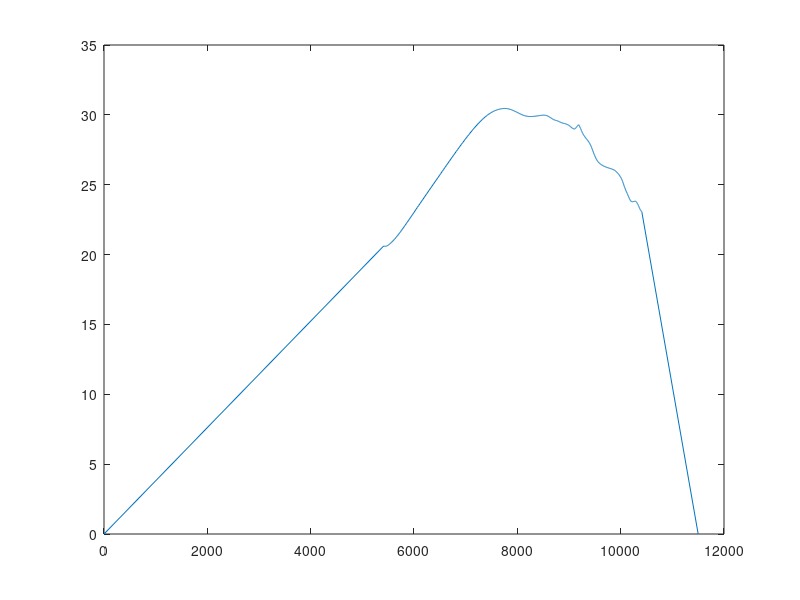

Here is the MATLAB script that generated this plot:
function torque_fn = KTM450()

% Stock
points = [
   0 0           
% 19.95907413	4632.81866
% 19.95192271	4632.471246
% 19.94700219	4632.420599
% 19.94445671	4632.677193
% 19.94420227	4633.236416
% 19.94679543	4634.138664
% 19.95212314	4635.359485
% 19.96038728	4636.911536
% 19.97097499	4638.728066
% 19.98395398	4640.784973
% 19.99891981	4643.053187
% 20.01583665	4645.522985
% 20.03436536	4648.154108
% 20.05450332	4650.931921
% 20.07564785	4653.785806
% 20.09766318	4656.710493
% 20.12029993	4659.680247
% 20.14328117	4662.667765
% 20.16647744	4665.661576
% 20.19008446	4668.694255
% 20.21359503	4671.702597
% 20.23685386	4674.671186
% 20.26018551	4677.643553
% 20.282994	4680.551195
% 20.30510155	4683.380618
% 20.32631532	4686.118953
% 20.34644888	4688.752201
% 20.36495696	4691.217581
% 20.38251545	4693.595183
% 20.39897235	4695.865707
% 20.41447039	4698.035539
% 20.42924505	4700.133162
% 20.44341403	4702.174538
% 20.45681816	4704.140224
% 20.469729	4706.066308
% 20.48192961	4707.926338
% 20.4938193	4709.774476
% 20.50579638	4711.671446
% 20.51776159	4713.605148
% 20.52984329	4715.596596
% 20.54247376	4717.71725
% 20.55536032	4719.927267
% 20.56817612	4722.17595
% 20.58129448	4724.518542
% 20.59473427	4726.955675
% 20.60853425	4729.485348
% 20.62269582	4732.098482
% 20.6372544	4734.792109
% 20.65222578	4737.562292
% 20.66759168	4740.403061
% 20.68360712	4743.351173
% 20.69947635	4746.307867
% 20.71638129	4749.40108
% 20.73275502	4752.41467
% 20.74883054	4755.391957
% 20.76441553	4758.289009
% 20.7799867	4761.162115
% 20.79465816	4763.922947
% 20.80926388	4766.6926
% 20.82329889	4769.3975
% 20.83647499	4772.009937
% 20.8487203	4774.521111
% 20.85991067	4776.904855
% 20.87015978	4779.180111
% 20.87952868	4781.349236
% 20.88794269	4783.401307
% 20.89548659	4785.346163
% 20.90267181	4787.240637
% 20.9088488	4789.001267
% 20.91427234	4790.65729
% 20.91929218	4792.246001
% 20.92386395	4793.762965
% 20.92752882	4795.167031
% 20.93129355	4796.56545
% 20.93478597	4797.941838
% 20.93811068	4799.291472
% 20.94127331	4800.633583
% 20.94438618	4801.987297
% 20.94758484	4803.375429
% 20.95083735	4804.781378
% 20.95423411	4806.241146
% 20.95789827	4807.755393
% 20.96197107	4809.344281
% 20.96659689	4811.015817
% 20.97188497	4812.769486
% 20.97791789	4814.613146
% 20.98470593	4816.546076
% 20.99218581	4818.555214
% 21.00022488	4820.626261
% 21.00889019	4822.778385
% 21.01808513	4825.003982
% 21.02772556	4827.297237
% 21.03767785	4829.646424
% 21.04793527	4832.053864
% 21.05830355	4834.499167
% 21.06870366	4836.972026
% 21.07964861	4839.584962
% 21.08983508	4842.071656
% 21.0997935	4844.543822
% 21.10973644	4847.050924
% 21.11917634	4849.507407
% 21.12751473	4851.78476
% 21.1358213	4854.116045
% 21.14340634	4856.364926
% 21.14992398	4858.463712
% 21.15569773	4860.47287
% 21.16053409	4862.374091
% 21.16438287	4864.163209
% 21.16717523	4865.8368
% 21.1690165	4867.434795
% 21.16952655	4868.870977
% 21.16888616	4870.194622
% 21.16732558	4871.52926
% 21.16421047	4872.657294
% 21.15987487	4873.667873
% 21.15439179	4874.623482
% 21.14769293	4875.506571
% 21.13979315	4876.263662
% 21.13094348	4877.021606
% 21.12092937	4877.730167
% 21.10979183	4878.395924
% 21.09773117	4879.020654
% 21.08501033	4879.606919
% 21.07105836	4880.189272
% 21.05646218	4880.754399
% 21.04136853	4881.308301
% 21.02578489	4881.862516
% 21.00996625	4882.418975
% 20.99430501	4882.96709
% 20.97855333	4883.524165
% 20.96272248	4884.094801
% 20.9468003	4884.682653
% 20.93087225	4885.26719
% 20.91456292	4885.89678
% 20.89826336	4886.546254
% 20.88202789	4887.233378
% 20.86582114	4887.950176
% 20.849699	4888.722164
% 20.83410683	4889.510033
% 20.81877075	4890.358544
% 20.80377176	4891.260888
% 20.78926307	4892.233379
% 20.77520549	4893.286934
% 20.76164409	4894.416268
% 20.74866936	4895.626235
% 20.7360767	4896.947701
% 20.72423688	4898.364242
% 20.71325374	4899.886099
% 20.70323903	4901.525843
% 20.69433814	4903.295718
% 20.68702393	4905.187815
% 20.68106337	4907.237526
% 20.67664414	4909.451707
% 20.67385372	4911.838473
% 20.67273116	4914.405393
% 20.67329343	4917.159777
% 20.67554494	4920.097639
% 20.67969933	4923.277414
% 20.6853772	4926.667422
% 20.69262357	4930.260867
% 20.70147041	4934.044383
% 20.71195617	4938.020321
% 20.72322578	4942.318937
% 20.73652402	4946.578865
% 20.75111145	4950.978461
% 20.76684068	4955.520239
% 20.78355972	4960.190514
% 20.80072873	4964.68665
% 20.81899212	4969.572991
% 20.8379804	4974.565955
% 20.85759807	4979.657403
% 20.87775814	4984.840632
% 20.89840231	4990.110776
% 20.91949834	4995.465055
% 20.94105112	5000.897849
% 20.96322026	5006.420621
% 20.98591625	5012.013425
% 21.00962122	5017.786355
% 21.03400168	5023.628926
% 21.05909566	5029.543307
% 21.08455028	5035.445403
% 21.11092828	5041.471171
% 21.1379158	5047.542649
% 21.16549051	5053.6665
% 21.19360958	5059.840469
% 21.22259879	5066.147944
% 21.25147802	5072.402626
% 21.28002406	5078.559625
% 21.30850675	5084.698261
% 21.33691532	5090.813831
% 21.36534163	5096.911918
% 21.39355523	5102.957354
% 21.42150272	5108.937135
% 21.44903178	5114.826615
% 21.47604169	5120.607858
% 21.50240264	5126.262765
% 21.52795705	5131.772037
% 21.55223195	5137.077298
% 21.57531568	5142.198861
% 21.59704973	5147.123953
% 21.61732407	5151.846664
% 21.63596275	5156.34774
% 21.65389013	5160.804062
% 21.66987533	5165.009645
% 21.68382966	5168.959971
% 21.69592754	5172.685354
% 21.70566669	5176.137381
% 21.71281971	5179.25086
% 21.71786172	5182.143105
% 21.72078011	5184.824901
% 21.72138522	5187.283462
% 21.72014846	5189.577954
% 21.71699465	5191.699662
% 21.71214496	5193.678603
% 21.70578094	5195.52989
% 21.69800665	5197.257117
% 21.68927499	5198.904433
% 21.67971259	5200.478813
% 21.66953005	5201.991331
% 21.65892259	5203.459297
% 21.64786669	5204.931491
% 21.63658065	5206.374208
% 21.62516742	5207.798696
% 21.61363613	5209.213737
% 21.6019759	5210.628588
% 21.59031463	5212.030839
% 21.57882129	5213.406612
% 21.56693434	5214.814099
% 21.55529182	5216.201787
% 21.54364584	5217.578756
% 21.53188925	5218.975599
% 21.51994779	5220.404031
% 21.50834827	5221.818082
% 21.49663321	5223.264884
% 21.48504716	5224.73779
% 21.47388322	5226.201891
% 21.46286283	5227.689344
% 21.4520175	5229.188695
% 21.44123819	5230.722853
% 21.43051544	5232.274501
% 21.41977491	5233.830696
% 21.4089703	5235.400148
% 21.39782275	5237.01437
% 21.38649735	5238.628089
% 21.37505196	5240.259313
% 21.36356633	5241.922642
% 21.35199434	5243.609904
% 21.34066844	5245.298096
% 21.32921229	5247.021758
% 21.31767196	5248.785753
% 21.30648001	5250.573719
% 21.2950916	5252.435948
% 21.28394148	5254.343923
% 21.27320379	5256.293171
% 21.26294105	5258.282965
% 21.25293063	5260.352567
% 21.24373194	5262.42729
% 21.23511204	5264.54821
% 21.22709998	5266.710052
% 21.21969692	5268.916589
% 21.21269668	5271.222219
% 21.20636768	5273.534361
% 21.20048373	5275.888993
% 21.19491455	5278.291162
% 21.1895732	5280.730297
% 21.18455916	5283.133333
% 21.17956285	5285.59039
% 21.17469074	5288.049058
% 21.16990656	5290.502736
% 21.16503188	5293.003392
% 21.16013059	5295.490918
% 21.15514414	5297.960429
% 21.15002647	5300.406106
% 21.14465326	5302.87248
% 21.13928996	5305.187601
% 21.13360649	5307.489618
% 21.12758578	5309.75674
% 21.12112792	5311.990106
% 21.11429577	5314.144203
% 21.10663811	5316.321454
% 21.09867646	5318.451608
% 21.09019265	5320.552512
% 21.08132567	5322.601087
% 21.07177971	5324.695746
% 21.06203174	5326.771404
% 21.0517635	5328.789881
% 21.04106925	5330.800153
% 21.02991873	5332.829869
% 21.01878632	5334.792293
% 21.00737521	5336.75754
% 20.99557177	5338.77176
% 20.9836273	5340.801183
% 20.97165376	5342.853828
% 20.9597088	5344.936313
% 20.94786108	5347.051619
% 20.93587883	5349.246522
% 20.92399554	5351.473022
% 20.91212358	5353.731327
% 20.90014128	5356.028408
% 20.88800014	5358.351855
% 20.87581873	5360.651525
% 20.8632831	5362.973178
% 20.85029627	5365.320259
% 20.83687062	5367.681011
% 20.82287245	5370.07906
% 20.80834885	5372.509962
% 20.79312624	5375.008401
% 20.77749919	5377.537726
% 20.76182372	5380.0573
% 20.7463487	5382.556752
% 20.73086403	5385.102768
% 20.71572924	5387.669489
% 20.70053032	5390.363024
% 20.68544232	5393.197379
% 20.67066379	5396.186292
% 20.65674103	5399.281887
% 20.64385954	5402.490471
% 20.63251274	5405.752398
% 20.62258139	5409.140756
20.61404568	5412.646093
20.60690442	5416.264469
20.60111742	5419.989656
20.59644008	5423.860724
20.59279767	5427.805443
20.58947433	5432.055532
20.58799849	5436.174306
20.58755421	5440.376796
20.58827279	5444.612513
20.58997553	5448.9352
20.59335952	5453.06434
20.59740082	5457.541986
20.6023849	5462.162703
20.60845872	5466.893939
20.61574877	5471.666699
20.62402604	5476.61541
20.63332536	5481.698566
20.64421697	5487.036216
20.65657747	5492.594194
20.67059132	5498.501376
20.68643023	5504.709651
20.70406659	5511.231237
20.72315733	5517.940404
20.74415693	5524.995601
20.76716913	5532.417693
20.79229203	5540.224191
20.81960517	5548.430461
20.84919394	5557.05124
20.8811496	5566.097127
20.9157915	5575.613953
20.95333229	5585.624577
20.99331023	5596.031139
21.03677661	5607.075053
21.08330055	5618.576421
21.13284914	5630.524062
21.18547337	5642.913306
21.24211487	5655.885141
21.30159979	5669.150029
21.36465438	5682.909922
21.43168927	5697.209791
21.50306596	5712.101106
21.57772383	5727.416923
21.65616881	5743.241188
21.73861943	5759.614381
21.8259245	5776.750801
21.91646461	5794.325055
22.01126917	5812.509131
22.10970929	5831.211907
22.21170361	5850.430769
22.31583312	5869.893062
22.42310272	5889.834367
22.53306887	5910.187766
22.64589333	5931.00157
22.76138825	5952.258642
22.8788812	5973.863513
22.99886696	5995.912863
23.12395072	6018.912046
23.2512059	6042.334002
23.38064767	6066.191008
23.51223144	6090.481321
23.64433453	6114.906929
23.77553526	6139.200827
23.91128443	6164.387657
24.0487145	6189.931807
24.18775202	6215.81694
24.33001638	6242.342602
24.4738599	6269.197597
24.61614357	6295.785312
24.75972719	6322.644868
24.90450282	6349.75501
25.05027665	6377.080993
25.19702243	6404.608606
25.34460374	6432.309394
25.49286572	6460.152494
25.64379669	6488.506832
25.79773474	6517.425572
25.94854242	6545.763032
26.09931529	6574.097252
26.24963288	6602.369085
26.39689491	6630.114023
26.54035257	6657.211341
26.68606648	6684.773902
26.83014963	6712.110787
26.97078825	6738.887046
27.11092921	6765.658957
27.25229362	6792.758673
27.38741809	6818.856042
27.5195868	6844.564523
27.65032298	6870.17676
27.7765114	6895.118429
27.89620814	6919.032401
28.01607547	6943.15185
28.13284549	6966.871377
28.24652608	6990.194607
28.35988858	7013.673336
28.46978493	7036.717723
28.5762221	7059.331707
28.67920881	7081.519633
28.77855596	7103.247356
28.87150271	7123.949431
28.96155502	7144.329487
29.04926842	7164.510219
29.13320002	7184.195228
29.21398631	7203.515935
29.2913031	7222.448727
29.36484511	7240.875642
29.43428502	7258.708245
29.50194374	7276.47051
29.5663049	7293.811522
29.62785054	7310.791233
29.68693876	7327.541514
29.74285675	7343.880076
29.79483939	7359.588512
29.84390864	7374.907685
29.890138	7389.835201
29.93103022	7403.923424
29.97164472	7417.988506
30.00949803	7431.652733
30.0453453	7445.027071
30.07890717	7458.07072
30.10916721	7470.632568
30.13790362	7482.981281
30.16530853	7495.149156
30.19096204	7507.192828
30.21480792	7519.018238
30.2385461	7530.845772
30.25904502	7542.172136
30.27774073	7553.205243
30.29467808	7563.821961
30.3105324	7574.204894
30.32526724	7584.384964
30.33921339	7594.435252
30.35228521	7604.386906
30.3647409	7614.29939
30.37624681	7624.068057
30.38695734	7633.725102
30.3967544	7643.252185
30.40571176	7652.6297
30.41383472	7661.855988
30.42127452	7671.02363
30.42822833	7680.149121
30.43448231	7689.230131
30.44027462	7698.278647
30.4454236	7707.300614
30.44988888	7716.284995
30.45346627	7725.236011
30.45620198	7734.156102
30.45793222	7743.042429
30.4587158	7751.88494
30.45866327	7760.901612
30.45764567	7769.882602
30.45580086	7778.831268
30.45294383	7787.734759
30.44928841	7796.604007
30.44471332	7805.226422
30.43929513	7813.799003
30.43307105	7822.318171
30.42605586	7830.779034
30.41822607	7839.174902
30.40976179	7847.514909
30.40016434	7856.953716
30.39044838	7865.171912
30.38026585	7873.53785
30.36962761	7881.652252
30.35867173	7889.726285
30.34667951	7898.49849
30.33462668	7906.853393
30.32272474	7914.611198
30.31043349	7922.525637
30.29775564	7930.400196
30.28689429	7936.439193
30.27416384	7943.911306
30.2606434	7951.720068
30.24666293	7959.699901
30.23259252	7967.484366
30.21803924	7975.441401
30.20356584	7983.220546
30.18870943	7991.181687
30.17412259	7998.893221
30.15924452	8006.772867
30.14449957	8014.582763
30.12943797	8022.590921
30.11444949	8030.604356
30.09941513	8038.70416
30.08437647	8046.878802
30.0702331	8054.761873
30.05602808	8062.821337
30.04287266	8070.560757
30.03009983	8078.320665
30.01774183	8086.05349
30.00523232	8094.019389
29.99315926	8102.010387
29.98119797	8110.203568
29.96973355	8118.429347
29.95892919	8126.698677
29.94869951	8135.006711
29.93941904	8143.181267
29.93053035	8151.518619
29.92278624	8159.730727
29.91558014	8167.971831
29.90907978	8176.251135
29.90329738	8184.566872
29.89815968	8192.967894
29.89335675	8201.569288
29.88944761	8210.212476
29.88627572	8218.884286
29.88375355	8227.669742
29.88218167	8236.243728
29.88115972	8245.028419
29.88093716	8253.659416
29.8814106	8262.327428
29.88238064	8270.933176
29.88378105	8279.629677
29.88558042	8288.162621
29.88766275	8296.910177
29.88998415	8305.677522
29.89262964	8314.464617
29.89556713	8323.456621
29.89874412	8332.255438
29.90224892	8341.244086
29.90604145	8350.214452
29.9101051	8359.158484
29.91431059	8367.862346
29.9188006	8376.717762
29.92332996	8385.364636
29.92789282	8393.908283
29.93246755	8402.388741
29.93702413	8410.805328
29.94154621	8419.154814
29.9459924	8427.388586
29.95053438	8435.781247
29.95499729	8444.095474
29.9593471	8452.302977
29.96345997	8460.406636
29.96717436	8468.231681
29.97038513	8475.77446
29.97312877	8483.21769
29.97510517	8490.540698
29.97671002	8497.813097
29.97772275	8505.152621
29.97797068	8512.382143
29.97740695	8519.50058
29.97624482	8526.549158
29.97401305	8533.624527
29.97061923	8540.400503
29.96641435	8547.093242
29.96126585	8553.685038
29.95518513	8560.176274
29.94808936	8566.39224
29.94025191	8572.689309
29.93144914	8578.873124
29.92187065	8584.960316
29.9115833	8590.951865
29.9007718	8596.863035
29.88939967	8602.678532
29.87737517	8608.542324
29.86503528	8614.239085
29.85236524	8619.864271
29.83945813	8625.390539
29.82646101	8630.822991
29.81371352	8636.031264
29.80077767	8641.273632
29.78805073	8646.414813
29.7755613	8651.482339
29.7633282	8656.486945
29.75134925	8661.42456
29.73977953	8666.245075
29.72847792	8671.011302
29.71746749	8675.722205
29.70682231	8680.380316
29.69655253	8684.999235
29.68674896	8689.582674
29.67746278	8694.139052
29.66865623	8698.679683
29.66034303	8703.210494
29.65253731	8707.737654
29.64515322	8712.26612
29.63850028	8716.724687
29.63206705	8721.313589
29.62623028	8725.886261
29.62088802	8730.464005
29.61606055	8735.057394
29.61074515	8739.930672
29.60630589	8744.502287
29.60188714	8749.120712
29.59734498	8753.77051
29.59244239	8758.444496
29.5876899	8762.962107
29.58207842	8767.720001
29.57572069	8772.624664
29.56903245	8777.483091
29.56181718	8782.403532
29.55407728	8787.391352
29.54563789	8792.555547
29.53691842	8797.690778
29.52760347	8803.009522
29.51797118	8808.406548
29.50812711	8813.87974
29.49835432	8819.315028
29.48859373	8824.816166
29.47887549	8830.39131
29.46934776	8836.024963
29.46008459	8841.714595
29.45108075	8847.523264
29.44244933	8853.39133
29.43432012	8859.304052
29.42656166	8865.387279
29.41927035	8871.521793
29.41249546	8877.633553
29.40621515	8883.652064
29.40034023	8889.690983
29.39483927	8895.61921
29.38938508	8901.441548
29.38428248	8907.233394
29.37914245	8913.139425
29.37385699	8919.023421
29.36825087	8925.007486
29.36238562	8931.087638
29.35580906	8937.133339
29.34865224	8943.134924
29.3408612	8949.088315
29.33253786	8954.85684
29.32354661	8960.575014
29.31388721	8966.229045
29.30351939	8971.809804
29.29252771	8977.320602
29.28072342	8982.894068
29.26863297	8988.249301
29.25609141	8993.528464
29.24294619	8998.838409
29.22931647	9004.103152
29.21567791	9009.142447
29.2014412	9014.210358
29.18697622	9019.178039
29.17263234	9023.951617
29.15835637	9028.58737
29.14418757	9033.109428
29.13003407	9037.571849
29.11607637	9041.949469
29.10239796	9046.245555
29.08907686	9050.463064
29.07609185	9054.623062
29.06373781	9058.683827
29.0519982	9062.666826
29.04098022	9066.570151
29.03046388	9070.493283
29.02104703	9074.306007
29.01271745	9078.023653
29.005555	9081.64273
28.99961632	9085.159098
28.99512308	9088.482058
28.99171643	9091.72466
28.989481	9094.884286
28.98843513	9097.945025
28.98853929	9100.920406
28.98977983	9103.78735
28.99209529	9106.541824
28.99547009	9109.373873
28.9997503	9111.888369
29.00480684	9114.287049
29.01053065	9116.589793
29.01684076	9118.793443
29.02325702	9120.754181
29.03015058	9122.788859
29.03712541	9124.73961
29.04406701	9126.611742
29.05081781	9128.413571
29.05740458	9130.149415
29.06382196	9131.827123
29.07014077	9133.491151
29.07633405	9135.110197
29.0824341	9136.690306
29.0884779	9138.237957
29.09450125	9139.757785
29.10048887	9141.218872
29.10659577	9142.655516
29.11278336	9144.072798
29.11911742	9145.484586
29.12565213	9146.882007
29.13240095	9148.270538
29.1393804	9149.659132
29.14680272	9151.079467
29.15433552	9152.455228
29.16210794	9153.838605
29.17005679	9155.232088
29.17808627	9156.639986
29.18589288	9158.034044
29.19382851	9159.487814
29.20161555	9160.96625
29.20920229	9162.468022
29.21654801	9163.989649
29.2238698	9165.563971
29.23081338	9167.147228
29.23702278	9168.727768
29.24293618	9170.31148
29.24865464	9171.89398
29.25374352	9173.432162
29.25850253	9174.959712
29.26321897	9176.474273
29.26744053	9177.972481
29.27108253	9179.455162
29.2743249	9180.920464
29.27712873	9182.364813
29.27944403	9183.783635
29.28121349	9185.17151
29.28239101	9186.522401
29.28303923	9187.858203
29.2829909	9189.144102
29.28221303	9190.375658
29.28069153	9191.54999
29.27839952	9192.667097
29.27516374	9193.704409
29.27116732	9194.692779
29.26640726	9195.63786
29.260885	9196.546514
29.25461255	9197.426183
29.24770491	9198.286199
29.24013055	9199.131249
29.23196401	9199.968294
29.22324698	9200.800268
29.21401362	9201.658351
29.20443557	9202.522167
29.19463614	9203.392643
29.18460273	9204.283427
29.17452704	9205.188184
29.1647571	9206.076621
29.1551735	9206.972943
29.14584713	9207.876132
29.13698568	9208.770724
29.12852623	9209.66474
29.12048936	9210.556571
29.11289353	9211.444789
29.10572825	9212.328123
29.09897585	9213.204838
29.09262332	9214.073562
29.08665365	9214.932113
29.08104822	9215.777781
29.07567013	9216.62391
29.0700323	9217.537243
29.06492119	9218.400877
29.06041708	9219.185897
29.05624674	9219.924157
29.05233407	9220.614409
29.04908154	9221.191311
29.04587727	9221.751445
29.04260067	9222.30738
29.03939711	9222.825895
29.03640363	9223.293718
29.03355633	9223.716587
29.03083416	9224.096029
29.02822481	9224.433192
29.0256983	9224.731382
29.02322165	9224.99422
29.02074997	9225.226293
29.01825863	9225.432111
29.01573304	9225.617351
29.01309434	9225.789548
29.01044699	9225.95153
29.00782363	9226.109607
29.00524929	9226.270011
29.00273559	9226.438048
29.00033604	9226.617902
28.99797808	9226.813923
28.99562813	9227.029474
28.99319697	9227.2722
28.99071082	9227.538031
28.98806879	9227.83309
28.98522862	9228.159623
28.98214787	9228.520429
28.97885461	9228.907802
28.97522884	9229.339274
28.9712884	9229.80632
28.9670067	9230.311057
28.96239335	9230.852669
28.95743609	9231.433421
28.95211371	9232.054609
28.94641244	9232.718857
28.94028714	9233.428776
28.93366037	9234.189409
28.92634307	9235.010348
28.91844734	9235.89167
28.90991739	9236.83873
28.9007074	9237.856482
28.89078125	9238.948475
28.88022851	9240.108345
28.86891229	9241.347143
28.85657102	9242.697513
28.84363791	9244.116514
28.83005274	9245.622584
28.81583134	9247.231851
28.80122648	9248.913582
28.78660594	9250.66399
28.77143894	9252.520399
28.75599748	9254.461827
28.74033972	9256.471811
28.72441159	9258.582478
28.70830571	9260.757461
28.6919896	9263.012203
28.67547534	9265.344767
28.65879272	9267.759869
28.64199508	9270.241138
28.62515742	9272.770883
28.60833728	9275.360408
28.59164052	9278.001546
28.57509619	9280.6845
28.55873044	9283.417396
28.54257978	9286.216666
28.5265849	9289.056611
28.51065837	9291.941504
28.49450575	9294.906876
28.47830079	9297.924134
28.46189213	9301.00152
28.44542635	9304.158417
28.42871161	9307.369915
28.41211597	9310.608167
28.39535995	9313.917817
28.3785534	9317.302514
28.36154287	9320.747303
28.34461506	9324.26043
28.32763452	9327.831927
28.31051585	9331.468375
28.29327545	9335.147692
28.27589411	9338.875386
28.25827654	9342.670448
28.2400002	9346.612572
28.22155798	9350.588304
28.20288855	9354.601141
28.18391434	9358.643475
28.16466029	9362.699883
28.14554141	9366.6753
28.12592979	9370.638852
28.10585502	9374.581641
28.08528214	9378.489636
28.06414731	9382.353423
28.04192407	9386.230078
28.01959911	9389.946735
27.99642613	9393.681534
27.97291726	9397.338857
27.9491512	9400.917064
27.92569854	9404.346659
27.90169664	9407.785483
27.87800003	9411.06139
27.85418294	9414.26327
27.83017637	9417.400726
27.80562679	9420.531873
27.78082668	9423.59603
27.75609327	9426.529314
27.73103841	9429.413569
27.70567038	9432.250586
27.68037425	9435.006212
27.65473698	9437.750834
27.62781544	9440.618117
27.60047315	9443.487638
27.5726954	9446.369239
27.54443903	9449.269148
27.51572138	9452.191624
27.48710542	9455.082756
27.45688066	9458.134852
27.42749354	9461.094166
27.39783702	9464.085794
27.36803574	9467.10088
27.3373022	9470.222071
27.30761611	9473.253781
27.27635812	9476.46394
27.2448082	9479.73127
27.21305412	9483.062947
27.18204572	9486.374313
27.15148274	9489.703281
27.1206112	9493.128255
27.08898701	9496.693202
27.05865461	9500.200331
27.0283062	9503.763491
26.99771678	9507.415778
26.96809658	9511.046878
26.94070899	9514.538072
26.91261951	9518.155109
26.88529327	9521.779788
26.85871293	9525.425271
26.83262732	9529.121692
26.805681	9533.024116
26.77939656	9536.998687
26.75404041	9541.094938
26.72936265	9545.263367
26.7055888	9549.55288
26.68323177	9553.872051
26.66162283	9558.299828
26.64061729	9562.821855
26.62035654	9567.487326
26.60059511	9572.261283
26.58137315	9577.173769
26.56263718	9582.233477
26.54408814	9587.496576
26.52583184	9592.947138
26.50774984	9598.614912
26.4900478	9604.456054
26.47276292	9610.481802
26.45608669	9616.615513
26.43991168	9622.874122
26.42432404	9629.21888
26.40910994	9635.686632
26.39424277	9642.26701
26.37975111	9648.981916
26.36559308	9655.810994
26.35178103	9662.749041
26.33838857	9669.805888
26.32543861	9676.970349
26.31287901	9684.22177
26.30073601	9691.570917
26.28897981	9699.012382
26.27755272	9706.533559
26.26613002	9714.282421
26.2550223	9722.092095
26.24422992	9729.946803
26.23373982	9737.83092
26.22353285	9745.728907
26.21362477	9753.633718
26.20414144	9761.386003
26.19485804	9769.102222
26.18575046	9776.786724
26.1768699	9784.381999
26.1683661	9791.719066
26.16004466	9798.914763
26.15180424	9805.986372
26.14361371	9812.898894
26.13538024	9819.682507
26.12707056	9826.315125
26.11830043	9833.142221
26.10949121	9839.62359
26.10023072	9846.111285
26.09060495	9852.43027
26.08052906	9858.574635
26.07013906	9864.398267
26.05901943	9870.255996
26.04748671	9875.804967
26.03530593	9881.218997
26.02244704	9886.498706
26.00890906	9891.64518
25.99473645	9896.661559
25.98002392	9901.554737
25.96487844	9906.331824
25.94913906	9911.058229
25.93316167	9915.723316
25.91693569	9920.289207
25.90046353	9924.762138
25.88383631	9929.06746
25.86728836	9933.24475
25.85012843	9937.415391
25.83292306	9941.542166
25.81565576	9945.591785
25.79816821	9949.66374
25.78045521	9953.678852
25.76298058	9957.53898
25.7452727	9961.329244
25.72736045	9965.072297
25.70933282	9968.7391
25.69123421	9972.333175
25.67304682	9975.855104
25.65478194	9979.303656
25.6364646	9982.682688
25.61809363	9985.995647
25.59927062	9989.313749
25.58027868	9992.570993
25.56107255	9995.768304
25.54160666	9998.909383
25.52185489	10001.99833
25.5023673	10004.96625
25.48227494	10007.94169
25.46180374	10010.88281
25.44088731	10013.79249
25.41944459	10016.67294
25.39737908	10019.52629
25.37497077	10022.30787
25.35146501	10025.10201
25.32727613	10027.86774
25.30222829	10030.62172
25.27610563	10033.39723
25.2491613	10036.14785
25.22182018	10038.8469
25.19356687	10041.54509
25.16461885	10044.23383
25.13513545	10046.9201
25.10501052	10049.63121
25.07439266	10052.37551
25.0433878	10055.16124
25.01203673	10057.99806
24.97978001	10060.96525
24.94788801	10063.92977
24.9158079	10066.96347
24.88359923	10070.06832
24.8507472	10073.29512
24.8186617	10076.50339
24.78526797	10079.93798
24.7524961	10083.32021
24.71990493	10086.74577
24.688077	10090.12189
24.65610367	10093.55776
24.6250447	10096.93489
24.59391237	10100.40103
24.56335792	10103.83683
24.53345827	10107.24805
24.50459456	10110.57637
24.47661483	10113.84001
24.44929704	10117.06295
24.42262167	10120.24129
24.39649608	10123.37573
24.370867	10126.46183
24.34563559	10129.50022
24.32072108	10132.49188
24.29606163	10135.43862
24.27162575	10138.34218
24.24741241	10141.20268
24.22279348	10144.08131
24.19837108	10146.91561
24.17412285	10149.70639
24.15001579	10152.45727
24.12610903	10155.16757
24.10307243	10157.79146
24.08042587	10160.39804
24.05808269	10162.99012
24.03611074	10165.57629
24.01354629	10168.24693
23.99225301	10170.89071
23.97133797	10173.54821
23.95110608	10176.23537
23.93166198	10178.95508
23.91390086	10181.64526
23.89640769	10184.41574
23.88005323	10187.22863
23.86474119	10190.07868
23.85068044	10192.97502
23.83807531	10195.91017
23.82673128	10198.89151
23.81666362	10201.9197
23.80796297	10204.99732
23.80019219	10208.18237
23.79393604	10211.34043
23.7889421	10214.53399
23.78498562	10217.83029
23.78242278	10221.09587
23.7809764	10224.38146
23.78045544	10227.75961
23.78090517	10231.14812
23.78223135	10234.45463
23.78424007	10237.82089
23.78683761	10241.12505
23.78988536	10244.38256
23.79325508	10247.57686
23.79683028	10250.69264
23.80049825	10253.71009
23.80409671	10256.58252
23.80758398	10259.35422
23.81086681	10262.0226
23.81386074	10264.58799
23.81648997	10267.05245
23.81869605	10269.41953
23.82041691	10271.69462
23.82156033	10273.87351
23.8221835	10275.98652
23.82195725	10277.97567
23.82141826	10279.96079
23.82025649	10281.88083
23.81858999	10283.75693
23.81635204	10285.62493
23.81397235	10287.48951
23.81079045	10289.27052
23.80720847	10291.01794
23.80329176	10292.77767
23.79899442	10294.44868
23.79436005	10296.09461
23.78921791	10297.70069
23.78375661	10299.29895
23.77772846	10300.82924
23.77127691	10302.35755
23.7644065	10303.84391
23.7572886	10305.33051
23.74978071	10306.81823
23.7421642	10308.29606
23.73440462	10309.762
23.72648809	10311.24264
23.71848734	10312.71843
23.71041868	10314.17512
23.70222371	10315.63654
23.69389343	10317.10334
23.68544242	10318.57827
23.67687675	10320.05897
23.66821642	10321.54087
23.65943237	10323.02269
23.65048151	10324.5056
23.64133632	10325.99093
23.63196872	10327.48309
23.62233953	10328.9857
23.61239334	10330.5023
23.60208688	10332.03372
23.59136063	10333.58073
23.58015514	10335.14305
23.56842423	10336.72039
23.55612993	10338.31343
23.54323474	10339.92377
23.52973328	10341.55374
23.51565068	10343.20684
23.50103312	10344.8873
23.48561711	10346.63195
23.4701651	10348.37625
23.45234251	10350.36842
23.43637006	10352.18196
23.41991568	10354.05495
23.40373077	10355.90664
23.38715217	10357.80764
23.37265922	10359.4718
23.35609308	10361.37691
23.33968749	10363.26724
23.32370429	10365.1115
23.3078481	10366.95078
23.29249724	10368.74287
23.27702817	10370.56976
23.26243753	10372.32005
23.24752704	10374.15704
23.23314013	10375.98993
23.21908021	10377.862
23.2060803	10379.68949
23.19358641	10381.55868
23.18225188	10383.38123
23.1717783	10385.20265
23.16207638	10387.0285
23.15322804	10388.84949
23.14501193	10390.68299
23.13737991	10392.51999
23.13019719	10394.35791
23.12343166	10396.17051
23.11696447	10397.94558
23.11071537	10399.65842
23.1045814	10401.29831
23.09850078	10402.84888
23.09235201	10404.30986
23.08605499	10405.6721
23.07956724	10406.91654
23.07282876	10408.02727
23.06575404	10408.99828
23.05830642	10409.80715
23.05045417	10410.43684
23.04218362	10410.85022 
23.0334827	10411.06099
23.02439097	10411.06648
0 11500];


RPM = transpose(points(:,2));
TQ = transpose(points(:,1));

torque_fn = [RPM; TQ];
plot(RPM, TQ);